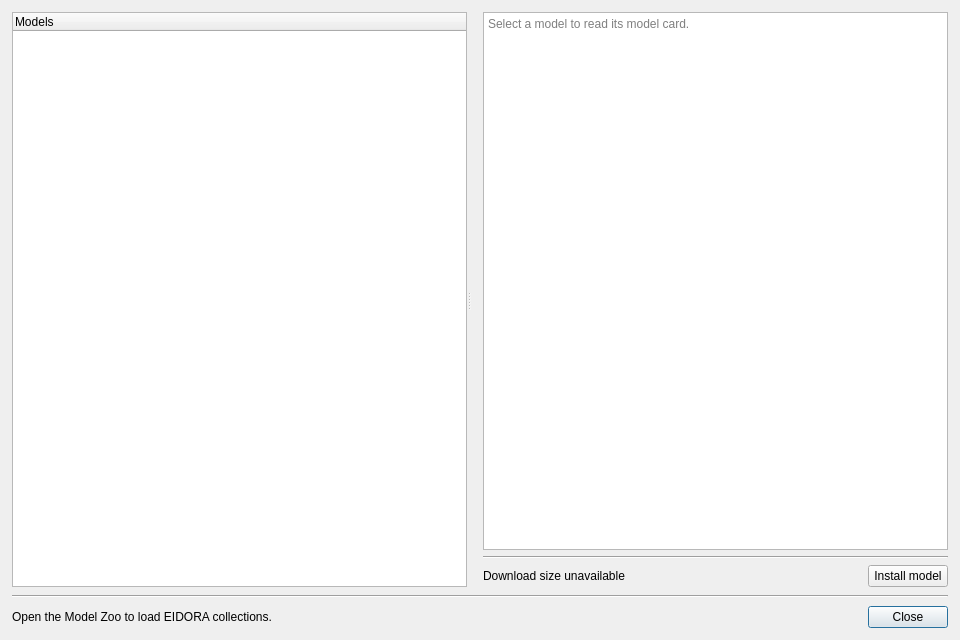
<?xml version="1.0" encoding="UTF-8"?>
<ui version="4.0">
 <class>dialog_model_zoo</class>
 <widget class="QDialog" name="dialog_model_zoo">
  <property name="geometry">
   <rect><x>0</x><y>0</y><width>960</width><height>640</height></rect>
  </property>
  <property name="minimumSize">
   <size><width>680</width><height>440</height></size>
  </property>
  <property name="windowTitle"><string>Model Zoo</string></property>
  <property name="surfaceRole" stdset="0"><string>panel</string></property>
  <layout class="QVBoxLayout" name="layout_model_zoo">
   <property name="spacing"><number>8</number></property>
   <property name="leftMargin"><number>12</number></property>
   <property name="topMargin"><number>12</number></property>
   <property name="rightMargin"><number>12</number></property>
   <property name="bottomMargin"><number>12</number></property>
   <item>
    <widget class="QSplitter" name="splitter_model_zoo">
     <property name="orientation"><enum>Qt::Orientation::Horizontal</enum></property>
     <property name="childrenCollapsible"><bool>false</bool></property>
     <widget class="QTreeWidget" name="tree_model_zoo">
      <property name="minimumSize"><size><width>220</width><height>0</height></size></property>
      <property name="alternatingRowColors"><bool>true</bool></property>
      <property name="uniformRowHeights"><bool>true</bool></property>
      <column><property name="text"><string>Models</string></property></column>
     </widget>
     <widget class="QWidget" name="panel_model_card" native="true">
      <property name="surfaceRole" stdset="0"><string>panel</string></property>
      <layout class="QVBoxLayout" name="layout_model_card">
       <property name="leftMargin"><number>12</number></property>
       <property name="topMargin"><number>0</number></property>
       <property name="rightMargin"><number>0</number></property>
       <property name="bottomMargin"><number>0</number></property>
       <item>
        <widget class="QTextBrowser" name="browser_model_card">
         <property name="openExternalLinks"><bool>true</bool></property>
         <property name="placeholderText"><string>Select a model to read its model card.</string></property>
        </widget>
       </item>
       <item>
        <widget class="Line" name="line_model_install">
         <property name="orientation"><enum>Qt::Orientation::Horizontal</enum></property>
         <property name="separatorRole" stdset="0"><string>inset</string></property>
        </widget>
       </item>
       <item>
        <layout class="QHBoxLayout" name="layout_model_install">
         <property name="spacing"><number>8</number></property>
         <item>
          <widget class="QLabel" name="label_download_size">
           <property name="text"><string>Download size unavailable</string></property>
          </widget>
         </item>
         <item>
          <spacer name="spacer_model_install">
           <property name="orientation"><enum>Qt::Orientation::Horizontal</enum></property>
           <property name="sizeHint" stdset="0"><size><width>20</width><height>20</height></size></property>
          </spacer>
         </item>
         <item>
          <widget class="QPushButton" name="button_install_model">
           <property name="text"><string>Install model</string></property>
           <property name="autoDefault"><bool>false</bool></property>
          </widget>
         </item>
        </layout>
       </item>
      </layout>
     </widget>
    </widget>
   </item>
   <item>
    <widget class="Line" name="line_dialog_footer">
     <property name="orientation"><enum>Qt::Orientation::Horizontal</enum></property>
     <property name="separatorRole" stdset="0"><string>inset</string></property>
    </widget>
   </item>
   <item>
    <layout class="QHBoxLayout" name="layout_dialog_footer">
     <property name="spacing"><number>8</number></property>
     <item>
      <widget class="QLabel" name="label_model_zoo_status">
       <property name="sizePolicy"><sizepolicy hsizetype="Expanding" vsizetype="Preferred"><horstretch>1</horstretch><verstretch>0</verstretch></sizepolicy></property>
       <property name="text"><string>Open the Model Zoo to load EIDORA collections.</string></property>
       <property name="wordWrap"><bool>true</bool></property>
      </widget>
     </item>
     <item>
      <widget class="QPushButton" name="button_close_model_zoo">
       <property name="text"><string>Close</string></property>
       <property name="autoDefault"><bool>false</bool></property>
       <property name="default"><bool>true</bool></property>
      </widget>
     </item>
    </layout>
   </item>
  </layout>
 </widget>
 <resources/>
 <connections/>
</ui>
